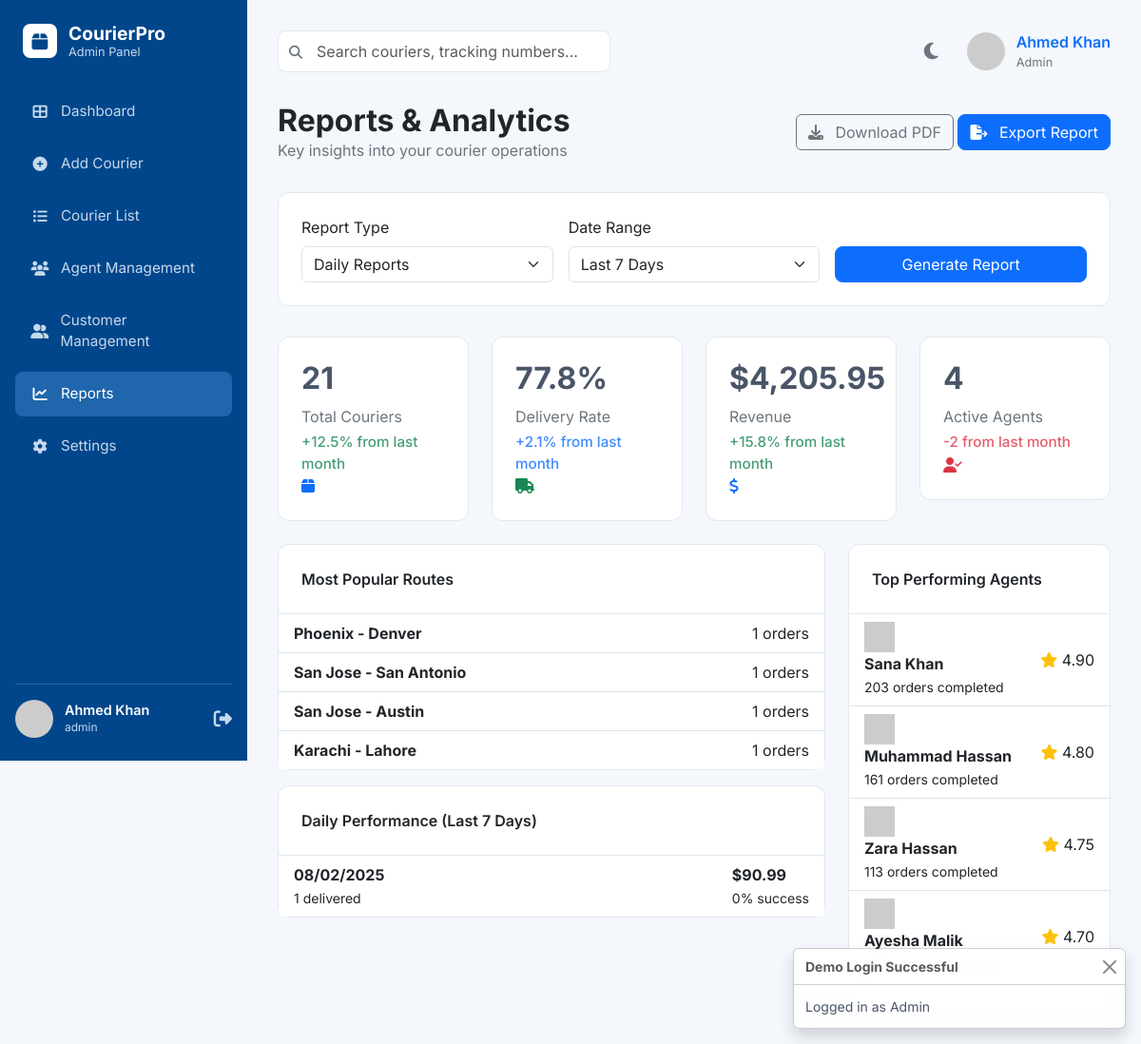
Screenshot of /admin/reports.php (signed in) with the database file from the repository.
### tables this page shows
CREATE TABLE `agents` (
  `id` int(11) NOT NULL,
  `user_id` int(11) NOT NULL,
  `agent_code` varchar(20) DEFAULT NULL,
  `city_id` int(11) DEFAULT NULL,
  `working_hours` varchar(50) DEFAULT '9to5',
  `max_daily_orders` int(11) DEFAULT 20,
  `availability` tinyint(1) DEFAULT 1,
  `auto_assign` tinyint(1) DEFAULT 0,
  `total_couriers` int(11) DEFAULT 0,
  `success_rate` decimal(5,2) DEFAULT 0.00,
  `rating` decimal(3,2) DEFAULT 0.00,
  `joined_date` date DEFAULT NULL,
  `created_at` timestamp NOT NULL DEFAULT current_timestamp(),
  `updated_at` timestamp NOT NULL DEFAULT current_timestamp() ON UPDATE current_timestamp()
);

CREATE TABLE `users` (
  `id` int(11) NOT NULL,
  `name` varchar(255) NOT NULL,
  `email` varchar(255) NOT NULL,
  `password` varchar(255) NOT NULL,
  `phone` varchar(20) DEFAULT NULL,
  `role` enum('admin','agent','user') NOT NULL DEFAULT 'user',
  `status` enum('active','inactive') DEFAULT 'active',
  `email_verified_at` timestamp NULL DEFAULT NULL,
  `remember_token` varchar(100) DEFAULT NULL,
  `created_at` timestamp NOT NULL DEFAULT current_timestamp(),
  `updated_at` timestamp NOT NULL DEFAULT current_timestamp() ON UPDATE current_timestamp()
);

### admin/reports.php (the view, shortened to what this page needs)
<?php
require_once '../includes/db_connect.php';
$total_revenue_query = $conn->query("SELECT SUM(delivery_fee) as total FROM couriers WHERE status = 'delivered'");
$total_revenue = $total_revenue_query ? $total_revenue_query->fetch_assoc()['total'] : 0;
$delivery_rate_query = $conn->query("SELECT (COUNT(CASE WHEN status = 'delivered' THEN 1 END) / COUNT(*)) * 100 AS rate FROM couriers WHERE status IN ('delivered', 'cancelled')");
$delivery_rate = $delivery_rate_query ? $delivery_rate_query->fetch_assoc()['rate'] : 0;
$active_agents = $conn->query("SELECT COUNT(*) as count FROM users WHERE role = 'agent' AND status = 'active'")->fetch_assoc()['count'];
$total_couriers = $conn->query("SELECT COUNT(*) as count FROM couriers")->fetch_assoc()['count'];
$daily_performance_result = $conn->query("SELECT DATE(created_at) as date, COUNT(*) as total, SUM(delivery_fee) as revenue, (SUM(CASE WHEN status = 'delivered' THEN 1 END) / COUNT(*)) * 100 as success_rate FROM couriers WHERE created_at >= CURDATE() - INTERVAL 7 DAY GROUP BY DATE(created_at) ORDER BY date DESC");
$top_agents_result = $conn->query("SELECT u.name, a.total_couriers, a.rating FROM agents a JOIN users u ON a.user_id = u.id ORDER BY a.rating DESC, a.total_couriers DESC LIMIT 4");
$popular_routes_result = $conn->query("SELECT pickup_city, delivery_city, COUNT(*) as count FROM couriers GROUP BY pickup_city, delivery_city ORDER BY count DESC LIMIT 4");
include '../includes/header.php';
?>
<body>
    <?php include '../includes/sidebar_admin.php'; ?>
    <div class="main-content">
        <?php include '../includes/top_bar.php'; ?>
        <div class="page-header">
            <div>
                <h2>Reports & Analytics</h2>
                <p>Key insights into your courier operations</p>
            </div>
            <div>
                <button class="btn btn-outline-secondary" onclick="downloadPDF()"><i class="fas fa-download"></i> Download PDF</button>
                <button class="btn btn-primary" onclick="exportReport()"><i class="fas fa-file-export"></i> Export Report</button>
            </div>
        </div>
        <div class="card">
            <div class="card-body">
                <form class="row g-3 align-items-end">
                    <div class="col-md-4">
                        <label for="reportType" class="form-label">Report Type</label>
                        <select id="reportType" class="form-select">
                            <option selected>Daily Reports</option>
                        </select>
                    </div>
                    <div class="col-md-4">
                        <label for="dateRange" class="form-label">Date Range</label>
                        <select id="dateRange" class="form-select">
                            <option selected>Last 7 Days</option>
                        </select>
                    </div>
                    <div class="col-md-4">
                        <button type="button" class="btn btn-primary w-100" onclick="generateReport()">Generate Report</button>
                    </div>
                </form>
            </div>
        </div>
        <div class="row mb-4">
            <div class="col-md-3">
                <div class="stat-card" title="Total number of couriers.">
                    <div class="stat-info">
                        <h3><?php echo $total_couriers; ?></h3>
                        <p>Total Couriers</p>
                        <span class="stat-sublabel text-success">+12.5% from last month</span>
                    </div>
                    <div class="stat-icon bg-primary-light text-primary">
                        <i class="fas fa-box"></i>
                    </div>
                </div>
            </div>
            <div class="col-md-3">
                <div class="stat-card" title="Delivery success rate.">
                    <div class="stat-info">
                        <h3><?php echo round($delivery_rate, 1); ?>%</h3>
                        <p>Delivery Rate</p>
                        <span class="stat-sublabel text-primary">+2.1% from last month</span>
                    </div>
                    <div class="stat-icon bg-success-light text-success">
                        <i class="fas fa-truck"></i>
                    </div>
                </div>
            </div>
            <div class="col-md-3">
                <div class="stat-card" title="Total revenue from delivered couriers.">
                    <div class="stat-info">
                        <h3>$<?php echo number_format($total_revenue, 2); ?></h3>
                        <p>Revenue</p>
                        <span class="stat-sublabel text-success">+15.8% from last month</span>
                    </div>
                    <div class="stat-icon bg-primary-light text-primary">
                        <i class="fas fa-dollar-sign"></i>
                    </div>
                </div>
            </div>
            <div class="col-md-3">
                <div class="stat-card" title="Number of active agents.">
                    <div class="stat-info">
                        <h3><?php echo $active_agents; ?></h3>
                        <p>Active Agents</p>
                        <span class="stat-sublabel text-danger">-2 from last month</span>
                    </div>
                    <div class="stat-icon bg-danger-light text-danger">
                        <i class="fas fa-user-check"></i>
                    </div>
                </div>
            </div>
        </div>
        <div class="row">
            <div class="col-lg-8">
                <div class="card mb-3">
                    <div class="card-header">Most Popular Routes</div>
                    <div class="list-group list-group-flush">
                        <?php while($row = $popular_routes_result->fetch_assoc()): ?>
                        <div class="list-group-item d-flex justify-content-between align-items-center">
                           <div><strong><?php echo htmlspecialchars($row['pickup_city']); ?> - <?php echo htmlspecialchars($row['delivery_city']); ?></strong></div>
                           <span><?php echo $row['count']; ?> orders</span>
                        </div>
                        <?php endwhile; ?>
                    </div>
                </div>
                <div class="card">
                    <div class="card-header">Daily Performance (Last 7 Days)</div>
                    <div class="list-group list-group-flush">
                        <?php while($row = $daily_performance_result->fetch_assoc()): ?>
                        <div class="list-group-item d-flex justify-content-between align-items-center">
                            <div><strong><?php echo date('m/d/Y', strtotime($row['date'])); ?></strong><br><small><?php echo $row['total']; ?> delivered</small></div>
                            <div><strong>$<?php echo number_format($row['revenue'], 2); ?></strong><br><small><?php echo round($row['success_rate'], 1); ?>% success</small></div>
                        </div>
                        <?php endwhile; ?>
                    </div>
                </div>
            </div>
            <div class="col-lg-4">
                <div class="card agent-performance h-100">
                    <div class="card-header">Top Performing Agents</div>
                    <div class="list-group list-group-flush">
                        <?php while($row = $top_agents_result->fetch_assoc()): ?>
                        <div class="list-group-item d-flex justify-content-between align-items-center">
                            <div class="agent-info">
                                <img src="https://placehold.co/32x32/E2E8F0/4A5568?text=<?php echo substr($row['name'], 0, 1); ?>" alt="Agent">
                                <div><strong><?php echo htmlspecialchars($row['name']); ?></strong><br><small><?php echo $row['total_couriers']; ?> orders completed</small></div>
                            </div>
                            <span><i class="fas fa-star text-warning"></i> <?php echo $row['rating']; ?></span>
                        </div>
                        <?php endwhile; ?>
                    </div>
                </div>
            </div>
        </div>
    </div>
    <?php include '../includes/footer.php'; ?>
</body>
</html>

### rows the page displays
agents: user.name "Sana Khan", total_couriers "203", rating "4.90"
agents: user.name "Muhammad Hassan", total_couriers "161", rating "4.80"
agents: user.name "Zara Hassan", total_couriers "113", rating "4.75"
agents: user.name "Ayesha Malik", total_couriers "139", rating "4.70"

### other values shown
$_SESSION['user_name'] "Ahmed Khan"
$_SESSION['user_role'] "admin"
$_SESSION['user_role'] "Admin"
$total_couriers "21"
$delivery_rate "77.8"
$total_revenue "4,205.95"
$active_agents "4"
$row['pickup_city'] "Phoenix"
$row['delivery_city'] "Denver"
$row['count'] "1"
$row['pickup_city'] "San Jose"
$row['delivery_city'] "San Antonio"
$row['delivery_city'] "Austin"
$row['pickup_city'] "Karachi"
$row['delivery_city'] "Lahore"
